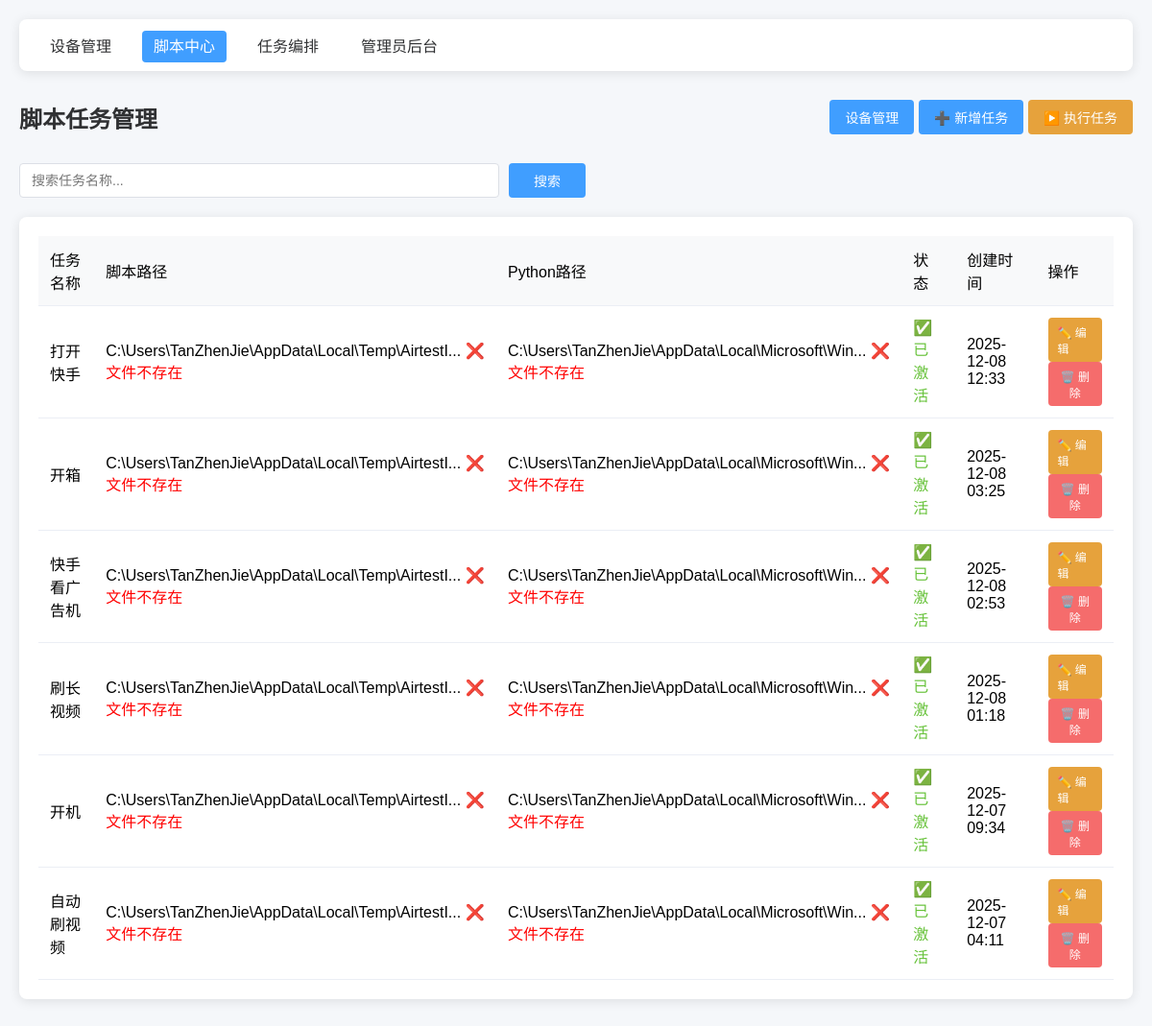
The app's page /script/, older data.
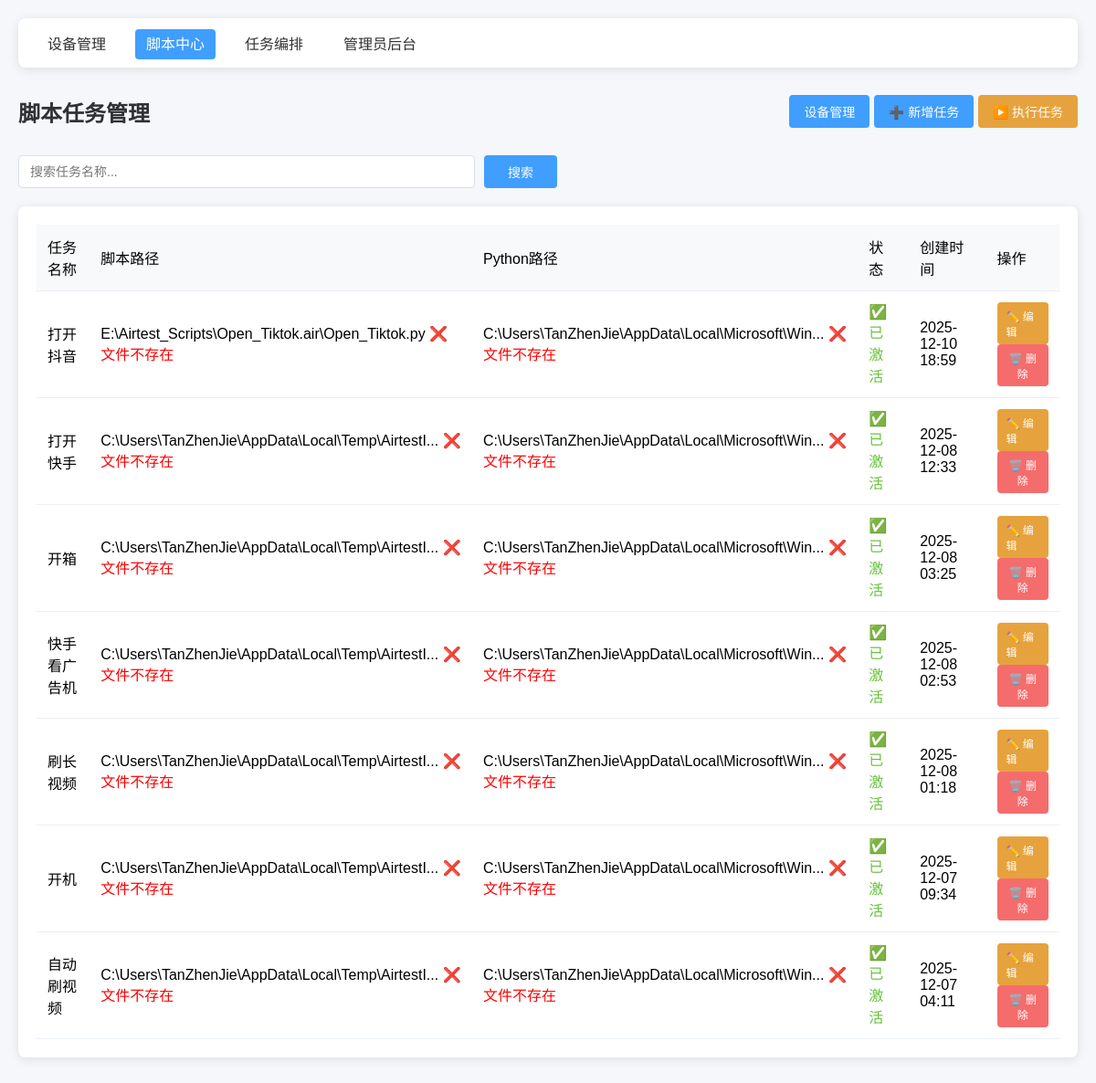
The same page, newer data.
### script_center/models.py (models this page shows, shortened)
class ScriptTask(models.Model):
    TASK_STATUS = (
        ("draft", "草稿"),
        ("active", "已激活"),
        ("disabled", "已禁用"),
    )
    task_name = models.CharField("任务名称", max_length=100, unique=True, help_text="如：自动化测试任务1")
    task_desc = models.TextField("任务描述", blank=True, null=True, help_text="任务详细说明")
    python_path = models.CharField("Python解释器路径", max_length=500,
                                  default=r"C:\Users\TanZhenJie\AppData\Local\Microsoft\WindowsApps\python3.11.exe",
                                  help_text="Python.exe的完整路径")
    script_path = models.CharField("脚本文件路径", max_length=500,
                                  help_text="如：C:\\test\\test4.py（指向.py文件）")
    airtest_mode = models.BooleanField("是否使用Airtest模式", default=False,
                                      help_text="勾选则用airtest run方式执行")
    log_path = models.CharField("日志保存路径", max_length=500, blank=True, null=True,
                               default="./logs", help_text="脚本执行日志保存路径")
    status = models.CharField("任务状态", max_length=20, choices=TASK_STATUS, default="active")
    create_time = models.DateTimeField("创建时间", default=timezone.now)
    update_time = models.DateTimeField("更新时间", auto_now=True)
    class Meta:
        verbose_name = "脚本任务"
        verbose_name_plural = "脚本任务管理"
        ordering = ["-create_time"]
    def is_script_exists(self):
        import os
        return os.path.exists(self.script_path)
    def is_python_exists(self):
        import os
        return os.path.exists(self.python_path)

### script_center/views.py (the view)
# urls.py: path("", views.TaskListView.as_view(), name="task_list"),
class TaskListView(View):
    def get(self, request):
        search_query = request.GET.get('search', '').strip()
        tasks_query = ScriptTask.objects.all()
        if search_query:
            tasks_query = tasks_query.filter(task_name__icontains=search_query)
        tasks = tasks_query
        context = {
            "page_title": "脚本任务管理",
            "tasks": tasks,
            "search_query": search_query  # 传递搜索关键词到模板
        }
        return render(request, "script_center/task_list.html", context)

### script_center/templates/script_center/task_list.html (shortened to what this page needs)
{% extends 'base.html' %}
{% load static %}
{% block page_header %}
<div class="page-header">
    <h1>{{ page_title }}</h1>
    <div>
        <a href="{% url 'adb_manager:index' %}" class="btn btn-primary">设备管理</a>
        <a href="{% url 'script_center:task_add' %}" class="btn btn-primary">➕ 新增任务</a>
        <a href="{% url 'script_center:execute_task' %}" class="btn btn-warning">▶️ 执行任务</a>
    </div>
</div>
<div class="search-container">
    <form method="get" action="{% url 'script_center:task_list' %}" style="width: 100%; display: flex; gap: 10px;">
        <input type="text"
               name="search"
               class="search-input"
               placeholder="搜索任务名称..."
               value="{{ search_query|default:'' }}">
        <button type="submit" class="btn btn-primary" style="min-width: 80px;">
            搜索
        </button>
    </form>
</div>
{% endblock %}
{% block content %}
    <div class="card">
        <table>
            <thead>
                <tr>
                    <th>任务名称</th>
                    <th>脚本路径</th>
                    <th>Python路径</th>
                    <th>状态</th>
                    <th>创建时间</th>
                    <th>操作</th>
                </tr>
            </thead>
            <tbody>
                {% for task in tasks %}
                <tr>
                    <td>{{ task.task_name }}</td>
                    <td title="{{ task.script_path }}">
                        {{ task.script_path|truncatechars:50 }}
                        {% if not task.is_script_exists %}
                            <span style="color: red;">❌ 文件不存在</span>
                        {% endif %}
                    </td>
                    <td title="{{ task.python_path }}">
                        {{ task.python_path|truncatechars:50 }}
                        {% if not task.is_python_exists %}
                            <span style="color: red;">❌ 文件不存在</span>
                        {% endif %}
                    </td>
                    <td>
                        {% if task.status == 'active' %}
                            <span class="status-active">✅ 已激活</span>
                        {% elif task.status == 'disabled' %}
                            <span class="status-disabled">❌ 已禁用</span>
                        {% else %}
                            <span class="status-draft">📝 草稿</span>
                        {% endif %}
                    </td>
                    <td>{{ task.create_time|date:"Y-m-d H:i" }}</td>
                    <td>
                        <a href="{% url 'script_center:task_edit' task.id %}" class="btn btn-warning btn-small">✏️ 编辑</a>
                        <form method="POST" action="{% url 'script_center:task_delete' task.id %}" style="display: inline;"
                              onsubmit="return confirm('确定删除任务【{{ task.task_name }}】吗？');">
                            <button type="submit" class="btn btn-danger btn-small">🗑️ 删除</button>
                        </form>
                    </td>
                </tr>
                {% empty %}
                <tr>
                    <td colspan="6" class="empty-data-cell">暂无任务数据，请点击"新增任务"创建</td>
                </tr>
                {% endfor %}
            </tbody>
        </table>
    </div>
{% endblock %}

Row changes from the older to the newer data that the page shows:
added ScriptTask: task_name "打开抖音", script_path "E:\\Airtest_Scripts\\Open_Tiktok.air\\Open_Tiktok.py", shows "❌ 文件不存在", python_path "C:\\Users\\TanZhenJie\\AppData\\Local\\Microsoft\\Win...", status "✅ 已激活", create_time "2025-12-10 18:59"
